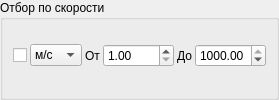
          <widget class="QGroupBox" name="groupBox_13">
           <property name="sizePolicy">
            <sizepolicy hsizetype="Preferred" vsizetype="Maximum">
             <horstretch>0</horstretch>
             <verstretch>0</verstretch>
            </sizepolicy>
           </property>
           <property name="title">
            <string>Отбор по скорости</string>
           </property>
           <layout class="QGridLayout" name="gridLayout_19">
            <property name="leftMargin">
             <number>10</number>
            </property>
            <property name="topMargin">
             <number>5</number>
            </property>
            <property name="rightMargin">
             <number>10</number>
            </property>
            <property name="bottomMargin">
             <number>10</number>
            </property>
            <property name="horizontalSpacing">
             <number>3</number>
            </property>
            <property name="verticalSpacing">
             <number>10</number>
            </property>
            <item row="0" column="1">
             <widget class="QComboBox" name="comboBox_speed">
              <property name="currentIndex">
               <number>0</number>
              </property>
              <item>
               <property name="text">
                <string>м/с</string>
               </property>
              </item>
              <item>
               <property name="text">
                <string>км/ч</string>
               </property>
              </item>
             </widget>
            </item>
            <item row="0" column="5">
             <widget class="QDoubleSpinBox" name="doubleSpinBox_speed_max">
              <property name="minimum">
               <double>1.000000000000000</double>
              </property>
              <property name="maximum">
               <double>1000.000000000000000</double>
              </property>
              <property name="value">
               <double>1000.000000000000000</double>
              </property>
             </widget>
            </item>
            <item row="0" column="3">
             <widget class="QDoubleSpinBox" name="doubleSpinBox_speed_min">
              <property name="minimum">
               <double>1.000000000000000</double>
              </property>
              <property name="maximum">
               <double>1000.000000000000000</double>
              </property>
             </widget>
            </item>
            <item row="0" column="4">
             <widget class="QLabel" name="label_10">
              <property name="sizePolicy">
               <sizepolicy hsizetype="Maximum" vsizetype="Preferred">
                <horstretch>0</horstretch>
                <verstretch>0</verstretch>
               </sizepolicy>
              </property>
              <property name="text">
               <string>До</string>
              </property>
             </widget>
            </item>
            <item row="0" column="2">
             <widget class="QLabel" name="label_9">
              <property name="sizePolicy">
               <sizepolicy hsizetype="Maximum" vsizetype="Preferred">
                <horstretch>0</horstretch>
                <verstretch>0</verstretch>
               </sizepolicy>
              </property>
              <property name="text">
               <string>От</string>
              </property>
             </widget>
            </item>
            <item row="0" column="0">
             <widget class="QCheckBox" name="checkBox_select_Speed">
              <property name="sizePolicy">
               <sizepolicy hsizetype="Maximum" vsizetype="Fixed">
                <horstretch>0</horstretch>
                <verstretch>0</verstretch>
               </sizepolicy>
              </property>
              <property name="text">
               <string/>
              </property>
             </widget>
            </item>
           </layout>
          </widget>
